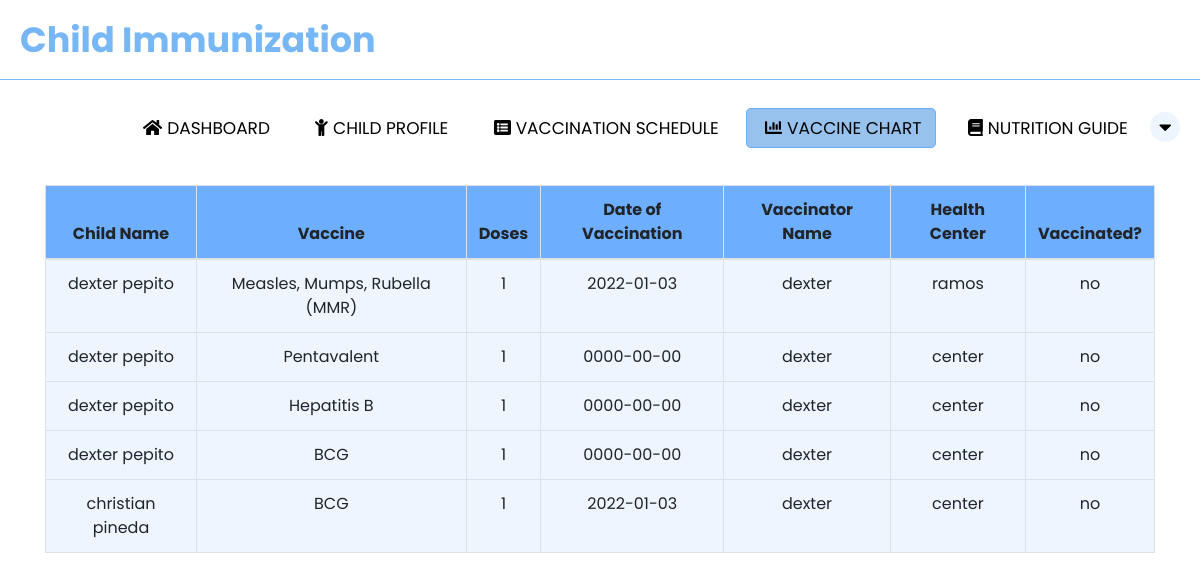
/parent_chart.php (signed in), run on the app's committed database.
### tables this page shows
CREATE TABLE `child_tbl` (
  `child_id` int(11) NOT NULL,
  `parent_id` int(11) NOT NULL,
  `firstname` varchar(50) NOT NULL,
  `lastname` varchar(50) NOT NULL,
  `middlename` varchar(50) NOT NULL,
  `dateofbirth` date NOT NULL,
  `placeofbirth` varchar(100) NOT NULL,
  `address` varchar(50) NOT NULL,
  `fathername` varchar(50) NOT NULL,
  `mothername` varchar(50) NOT NULL,
  `birthheight` int(11) NOT NULL,
  `birthweight` int(11) NOT NULL,
  `sex` varchar(50) NOT NULL
);

CREATE TABLE `chart` (
  `chart_id` int(11) NOT NULL,
  `child_id` int(11) NOT NULL,
  `vaccine_id` int(11) NOT NULL,
  `dose` int(11) NOT NULL,
  `healthcare_id` int(11) NOT NULL,
  `dateofvaccination` date NOT NULL,
  `healthcenter_id` int(11) NOT NULL,
  `vaccinated` varchar(3) NOT NULL
);

CREATE TABLE `vaccine` (
  `vaccine_id` int(11) NOT NULL,
  `vaccinename` varchar(50) NOT NULL
);

CREATE TABLE `healthcare_info` (
  `healthcare_id` int(11) NOT NULL,
  `vaccinatorname` varchar(50) NOT NULL
);

CREATE TABLE `healthcenter_tbl` (
  `healthcenter_id` int(11) NOT NULL,
  `healthcenter` varchar(255) NOT NULL
);

### parent_chart.php (the view, shortened to what this page needs)
<?php
include "PHP/functions.php";
$id = $_SESSION['parent_id'];
?>
<!DOCTYPE html>
<html lang="en">
<head>
    <link rel= "stylesheet" href = "https://stackpath.bootstrapcdn.com/font-awesome/4.7.0/css/font-awesome.min.css">
    <link rel="stylesheet" href="CSS/parent_chart.css">
    <link rel="stylesheet" href="https://cdnjs.cloudflare.com/ajax/libs/twitter-bootstrap/4.5.2/css/bootstrap.css">
    <link rel="stylesheet" href="https://cdn.datatables.net/1.11.0/css/dataTables.bootstrap4.min.css">
</head>
<body>
<nav>
  <label class="logo">Child Immunization</label>
  <ul>
    <li><a href="parent_index.php"><i class="fas fa-home" id="icon"></i>Dashboard</a></li>
    <li><a href="parent_child.php"><i class="fas fa-child"  id="icon"></i>Child Profile</a></li>
    <li><a href="parent_vaccine_schedule.php"><i class="fas fa-list-alt"  id="icon"></i>Vaccination Schedule</a></li>
    <li><a href="parent_chart.php" class="active"><i class="fa fa-chart-bar"  id="icon"></i>Vaccine Chart</a></li>
    <li><a href="parent_guide.php"><i class="fas fa-book"  id="icon"></i>Nutrition Guide</a></li>
    <div class="dropdown">
      <button class="dropbtn"><i class="fa fa-caret-down"></i></button>
    </div>
  </ul>
</nav>
<div class="container" style="overflow-x: auto">
<center><table id="example" class="table table-striped table-bordered dt-responsive nowrap" style="width:100%">
      <thead>
          <tr>
          <th>Child Name</th>
              <th>Vaccine</th>
              <th>Doses</th>
              <th>Date of Vaccination</th>
              <th>Vaccinator Name</th>
              <th>Health Center</th>
              <th>Vaccinated?</th>
          </tr>
      </thead>
      <tbody>
<?php
$sql = "SELECT * FROM child_tbl where parent_id='$id'";
$stmt = $con->prepare($sql);
$stmt->execute();
$result = $stmt->get_result();
$child_ids = [];
while ($row = $result->fetch_assoc()) {
    $child_ids[] = $row['child_id'];
}
foreach ($child_ids as $value) {
    $sql = "SELECT *, vaccine.vaccinename, healthcare_info.vaccinatorname, chart.dateofvaccination, healthcenter_tbl.healthcenter
FROM (((chart
RIGHT JOIN vaccine ON chart.vaccine_id = vaccine.vaccine_id)
RIGHT JOIN healthcare_info ON chart.healthcare_id = healthcare_info.healthcare_id)
RIGHT JOIN  healthcenter_tbl ON chart.healthcenter_id = healthcenter_tbl.healthcenter_id)
where child_id='$value'";
    $stmt = $con->prepare($sql);
    $stmt->execute();
    $result = $stmt->get_result();
    while ($row = mysqli_fetch_assoc($result)) { ?>
<tr>
<td><?php
$sql1 = "SELECT * FROM child_tbl where child_id='$value'";
$stmt1 = $con->prepare($sql1);
$stmt1->execute();
$result1 = $stmt1->get_result();
while ($row1 = $result1->fetch_assoc()) {
    echo $row1['firstname'] . "  " . $row1['lastname'];
}
?></td>
<td><?php echo $row['vaccinename']; ?></td>
    <td><?php echo $row['dose']; ?></td>
    <td><?php echo $row['dateofvaccination']; ?></td>
    <td><?php echo $row['vaccinatorname']; ?></td>
    <td><?php echo $row['healthcenter']; ?></td>
    <td><?php echo $row['vaccinated']; ?></td>
</tr>
<?php }
}
?>
</tbody>
  </table>
  </center></div>
</body>
</html>

### CSS/parent_chart.css (style rules this page uses)
* { padding: 0; margin: 0; text-decoration: none; list-style: none; box-sizing: border-box; font-family: 'Poppins' , sans-serif; }
nav { background: #ffffff; height: 80px; width: 100%; border-bottom: 1px solid #77b7f6; }
label.logo { color: #000000; font-size: 35px; line-height: 80px; padding: 0 20px; font-weight: bold; }
nav ul { float: right; margin-right: 20px; }
nav ul li { display: inline-block; line-height: 80px; margin: 0 5px; }
nav ul li a { color: #000000; font-size: 17px; padding: 7px 13px; border-radius: 5px; text-transform: uppercase; }
#icon { display: inline-block; text-align: center; margin: 0 5px; }
a.active, a:hover { background:#97c2ee; border: 1px solid #6daffe; transition: .3s; }
.dropbtn { border-radius: 50%; background-color: #edf6ff; width: 30px; margin-top: 20px; color: #000000; padding: 0; font-size: 20px; border: none; cursor: pointer; }
.dropdown { position: relative; display: inline-block; }
.container { margin-top: 50px; margin-bottom: 30px; }
thead { background-color: #6daffe; text-align: center; }
td { background-color: #edf6ff; text-align: center; }

### data on the page
chart: vaccine.vaccinename "Measles, Mumps, Rubella (MMR)", dose "1", dateofvaccination "2022-01-03", healthcare.vaccinatorname "dexter", healthcenter.healthcenter "ramos", vaccinated "no"
child_tbl: firstname "dexter", lastname "pepito"
chart: vaccine.vaccinename "Pentavalent", dose "1", dateofvaccination "0000-00-00", healthcare.vaccinatorname "dexter", healthcenter.healthcenter "center", vaccinated "no"
chart: vaccine.vaccinename "Hepatitis B", dose "1", dateofvaccination "0000-00-00", healthcare.vaccinatorname "dexter", healthcenter.healthcenter "center", vaccinated "no"
chart: vaccine.vaccinename "BCG", dose "1", dateofvaccination "0000-00-00", healthcare.vaccinatorname "dexter", healthcenter.healthcenter "center", vaccinated "no"
chart: vaccine.vaccinename "BCG", dose "1", dateofvaccination "2022-01-03", healthcare.vaccinatorname "dexter", healthcenter.healthcenter "center", vaccinated "no"
child_tbl: firstname "christian", lastname "pineda"
